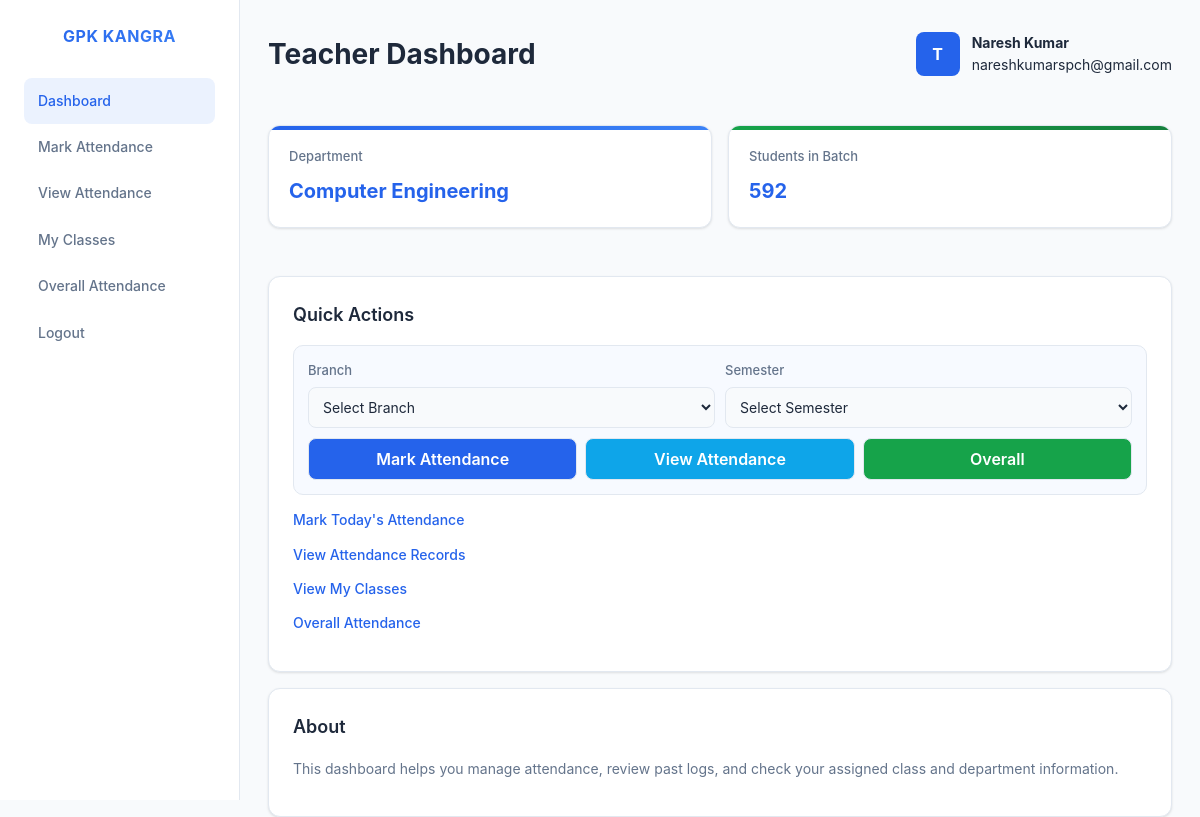
Page /teacher (signed in) on the committed database.
### app.py (models this page shows)
class User(db.Model):
    id = db.Column(db.Integer, primary_key=True)
    role = db.Column(db.String(20), nullable=False)
    name = db.Column(db.String(100), nullable=False)
    email = db.Column(db.String(100), unique=True, nullable=False)
    password = db.Column(db.String(200), nullable=False)
    roll_number = db.Column(db.String(20), nullable=True)
    branch = db.Column(db.String(100), nullable=True)
    semester = db.Column(db.String(20), nullable=True)
    department = db.Column(db.String(100), nullable=True)

### app.py (the view)
@app.route("/teacher")
def teacher_dashboard():
    if session.get("role") != "teacher":
        abort(403)
    teacher = User.query.get(session["user_id"])
    students = User.query.filter_by(role="student").all()
    branches = sorted(
        {
            (row[0] or "").strip()
            for row in db.session.query(User.branch).filter_by(role="student").distinct().all()
            if (row[0] or "").strip()
        }
    )
    semesters = sorted(
        {
            (row[0] or "").strip()
            for row in db.session.query(User.semester).filter_by(role="student").distinct().all()
            if (row[0] or "").strip()
        }
    )
    return render_template(
        "teacher.html",
        teacher=teacher,
        students=students,
        branches=branches,
        semesters=semesters,
    )

### templates/teacher.html (shortened to what this page needs)
﻿<!DOCTYPE html>
<html lang="en">
<head>
  <link rel="stylesheet" href="{{ url_for('static', filename='style.css') }}">
</head>
<body>
  <aside class="sidebar">
    <div class="logo">GPK KANGRA</div>
    <a href="{{ url_for('teacher_dashboard') }}" class="menu-link active">Dashboard</a>
    <a href="{{ url_for('select_class_mark') }}" class="menu-link">Mark Attendance</a>
    <a href="{{ url_for('select_class_view') }}" class="menu-link">View Attendance</a>
    <a href="{{ url_for('teacher_classes') }}" class="menu-link">My Classes</a>
    <a href="{{ url_for('select_class_overall') }}" class="menu-link">Overall Attendance</a>
    <a href="{{ url_for('logout') }}" class="menu-link">Logout</a>
  </aside>
  <main class="main">
    <div class="topbar">
      <div class="dashboard-title">Teacher Dashboard</div>
      <div class="user-box">
        <div class="avatar">T</div>
        <div>
          <strong>{{ teacher.name }}</strong><br>
          {{ teacher.email }}
        </div>
      </div>
    </div>
    {% set dept_map = {
      'CS': 'Computer Engineering',
      'ECE': 'Electronics Engineering',
      'ME': 'Mechanical Engineering',
      'CE': 'Civil Engineering',
      'IE': 'Instrumentation Engineering',
      'AS&H': 'Applied Science',
      'Electrical': 'Electrical Engineering',
      'Instrumentation': 'Instrumentation Engineering'
    } %}
    <div class="cards-row">
      <div class="card">
        <div class="card-title">Department</div>
        <div class="card-value">
          {{ dept_map[teacher.department] if teacher.department in dept_map else teacher.department }}
        </div>
      </div>
      <div class="card">
        <div class="card-title">Students in Batch</div>
        <div class="card-value">{{ students|length }}</div>
      </div>
    </div>
    <div class="content-row">
      <div class="panel">
        <div class="panel-title">Quick Actions</div>
        <form class="quick-form" method="POST" action="{{ url_for('teacher_quick_action') }}">
          <div class="quick-grid">
            <div>
              <label for="branch">Branch</label>
              <select id="branch" name="branch" required>
                <option value="">Select Branch</option>
              </select>
            </div>
            <div>
              <label for="semester">Semester</label>
              <select id="semester" name="semester" required>
                <option value="">Select Semester</option>
              </select>
            </div>
          </div>
          <div class="quick-actions">
            <button type="submit" name="action" value="mark">Mark Attendance</button>
            <button type="submit" name="action" value="view">View Attendance</button>
            <button type="submit" name="action" value="overall">Overall</button>
          </div>
        </form>
        <p><a href="{{ url_for('select_class_mark') }}">Mark Today's Attendance</a></p>
        <p><a href="{{ url_for('select_class_view') }}">View Attendance Records</a></p>
        <p><a href="{{ url_for('teacher_classes') }}">View My Classes</a></p>
        <p><a href="{{ url_for('select_class_overall') }}">Overall Attendance</a></p>
      </div>
      <div class="panel">
        <div class="panel-title">About</div>
        <p>This dashboard helps you manage attendance, review past logs, and check your assigned class and department information.</p>
      </div>
    </div>
  </main>
</body>
</html>

### static/style.css (style rules this page uses)
* { margin: 0; padding: 0; box-sizing: border-box; }
:root { --primary: #2563eb; --primary-dark: #1e40af; --primary-light: #3b82f6; --primary-gradient: linear-gradient(135deg, #2563eb 0%, #3b82f6 100%); --secondary: #06b6d4; --secondary-gradient: linear-gradient(135deg, #06b6d4 0%, #0891b2 100%); --accent: #dc2626; --accent-warm: #ea580c; --accent-warm-gradient: linear-gradient(135deg, #ea580c 0%, #d97706 100%); --success: #16a34a; --success-gradient: linear-gradient(135deg, #16a34a 0%, #15803d 100%); --warning: #ca8a04; --warning-gradient: linear-gradient(135deg, #ca8a04 0%, #b45309 100%); --purple: #9333ea; --purple-gradient: linear-gradient(135deg, #9333ea 0%, #7c3aed 100%); --pink: #ec4899; --pink-gradient: linear-gradient(135deg, #ec4899 0%, #db2777 100%); --indigo: #4f46e5; --indigo-gradient: linear-gradient(135deg, #4f46e5 0%, #4338ca 100%); --bg-dark: #f8fafc; --bg-darker: #f1f5f9; --card-bg: #ffffff; --border-color: #e2e8f0; --text-light: #1e293b; --text-muted: #64748b; --text-dark: #334155; --shadow: 0 1px 3px rgba(0, 0, 0, 0.08), 0 1px 2px rgba(0, 0, 0, 0.04); --shadow-md: 0 4px 6px rgba(0, 0, 0, 0.1), 0 2px 4px rgba(0, 0, 0, 0.06); --shadow-lg: 0 10px 15px rgba(0, 0, 0, 0.1), 0 4px 6px rgba(0, 0, 0, 0.05); --radius: 8px; --font-sans: -apple-system, BlinkMacSystemFont, 'Segoe UI', 'Roboto', 'Oxygen', 'Ubuntu', 'Cantarell', sans-serif; }
body { font-family: var(--font-sans); background: var(--bg-dark); color: var(--text-light); line-height: 1.6; }
input, select, textarea { font-family: inherit; font-size: 14px; border: 1px solid var(--border-color); padding: 10px 12px; border-radius: var(--radius); background: var(--card-bg); color: var(--text-light); transition: all 0.2s ease; }
input::placeholder, select::placeholder, textarea::placeholder { color: var(--text-muted); }
select option { background: var(--bg-dark); color: var(--text-light); }
.card { background: var(--card-bg); border-radius: var(--radius); padding: 20px; box-shadow: var(--shadow); border: 1px solid var(--border-color); }
label { display: block; font-weight: 500; margin-bottom: 6px; color: var(--text-light); }
input, select { padding: 10px; border: 1px solid #ccc; border-radius: 6px; font-size: 14px; }
button { padding: 10px; background: #2575fc; color: #fff; border: none; border-radius: 6px; font-size: 16px; cursor: pointer; transition: background 0.3s; }
body { background: linear-gradient(135deg, #6a11cb 0%, #2575fc 100%); font-family: "Poppins", Arial, sans-serif; }
.card { background: #fff; border-radius: 10px; box-shadow: 0 4px 8px rgba(0, 0, 0, 0.1); padding: 20px; margin: 20px 0; }
select option { background-color: #0f1833; color: #fff; }

### rows in the picture
User: name "Naresh Kumar", email "nareshkumarspch@gmail.com", department "Computer Engineering"

### other values in the picture
{{ students|length }} "592"
